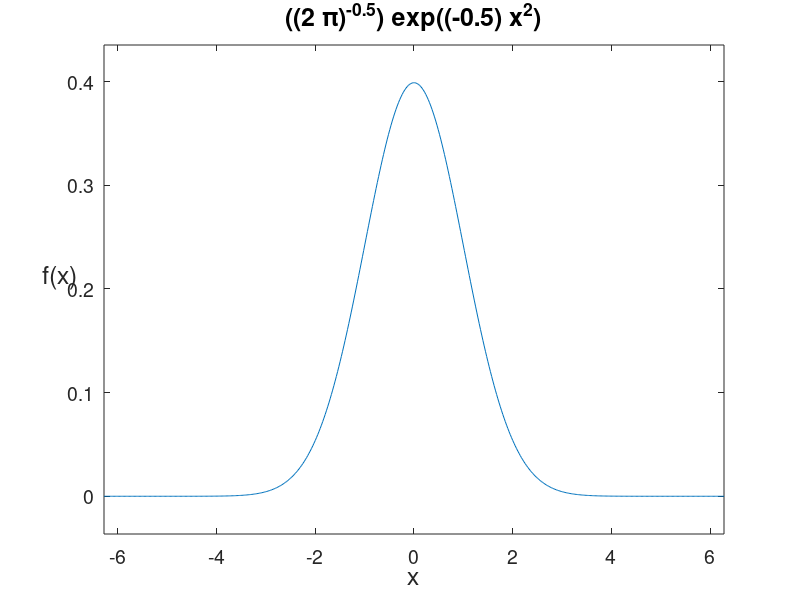
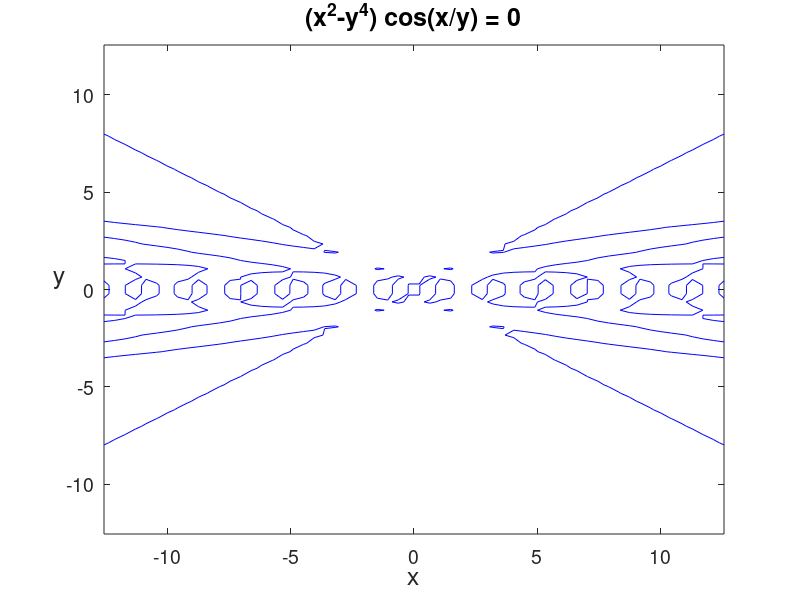

Write MATLAB code to recreate these figures, in order. (Note: this script raises an error after producing the figures.)
%% Matlab Course Session 4

%% Function Handle
fun = @(x)((2*pi).^(-0.5))*exp((-0.5)*x.^2);
figure,
ezplot(fun)
set(gca,'fontsize',14)
xlabel('x','fontsize',18)
ylabel('f(x)','fontsize',18,'rotation',360),
title('(({2} {\pi})^{-{0.5}}) {exp}((-{0.5}) {x}^{2})','fontsize',18);


%% Function Strings
figure,
ezplot('(x^2-y^4)*cos(x/y)',[-4*pi,4*pi]),
set(gca,'fontsize',14)
xlabel('x','fontsize',18)
ylabel('y','fontsize',18,'rotation',360)
title('({x}^{2}-{y}^{4}) {cos}({x}/{y}) = {0}','fontsize',18);
hndl=get(gca,'Children');
set(hndl,'LineWidth',0.5,'Color',[0 0 1]);

%% Portfolio Optimisation - Synthetic Data

nmax = 1e4;% first synthetic data
model1 = garch('Constant',0.01,'GARCH',0.1,'ARCH',0.1);
model2 = garch('Constant',0.01,'GARCH',0.2,'ARCH',0.2);
model3 = garch('Constant',0.01,'GARCH',0.3,'ARCH',0.3);
model4 = garch('Constant',0.01,'GARCH',0.4,'ARCH',0.4);
model5 = garch('Constant',0.01,'GARCH',0.5,'ARCH',0.1);
model6 = garch('Constant',0.01,'GARCH',0.1,'ARCH',0.7);

[x1,rreturns1] = simulate(model1,nmax);
[x2,rreturns2] = simulate(model2,nmax);
[x3,rreturns3] = simulate(model3,nmax);
[x4,rreturns4] = simulate(model4,nmax);
[x5,rreturns5] = simulate(model5,nmax);
[x6,rreturns6] = simulate(model6,nmax);

X  = [rreturns1,rreturns2,rreturns3,rreturns4,rreturns5,rreturns6];
NP = size(X,2);
xav = zeros(1,NP);
for i = 1:NP%normalise signals
    xav(i) = mean(X(:,i));
    X(:,i) = (X(:,i)-xav(i))./std(X(:,i));
end

cov_mat=cov(X);
cor_mat=corrcoef(X);
e = ones(1,NP);

r   = -0.001:0.00001:0.001;
Nr = length(r);
sig = zeros(1,Nr);
b = [zeros(NP,1);1;0];
w_space = zeros(NP,Nr);


A   = [cov_mat e' xav';e 0 0;xav 0 0];

for i=1:Nr                       % generate (r,sig)-space
    b(NP+2)=r(i);
    w=A\b;
    w0=w(1:NP);                   % Optimal wieght
    sig(i)=w0'*cov_mat*w0;        % risk
    w_space(:,i)=w0;
end

figure,
plot(sig,r);
xlabel('Risk, \sigma^2','fontsize',18),
ylabel('Return, R','fontsize',18);

%% Portfolio Optimisation - Real Data

price = hist_stock_data('27102005','todaydatestr','ADBE','AAPL','MSFT',...
    'PEP','KO','^NDX');
Ndays = length(price(1).Close);
Nassets = length(price);
X = zeros(Ndays-1,Nassets);
T = Ndays-1;
for i=1:Nassets
    price(i).Rreturn = price2ret(price(i).Close(end:-1:1));
    X(:,i) = price(i).Rreturn;
end


xav = zeros(1,Nassets);
for i = 1:Nassets%normalise signals
    xav(i) = mean(X(:,i));
    X(:,i) = (X(:,i)-xav(i))./std(X(:,i));
end

cov_mat=cov(X);
e = ones(1,Nassets);

r   = -0.001:0.0001:0.001;
Nr = length(r);
sig = zeros(1,Nr);
b = [zeros(Nassets,1);1;0];
w_space = zeros(Nassets,Nr);


A   = [cov_mat e' xav';e 0 0;xav 0 0];

for i=1:Nr,                       % generate (r,sig)-space
    b(Nassets+2)=r(i);
    w=A\b;
    w0=w(1:Nassets);                   % Optimal wieght
    sig(i)=w0'*cov_mat*w0;        % risk
    w_space(:,i)=w0;
end

figure,
plot(sig,r);
xlabel('Risk, \sigma^2','fontsize',18),
ylabel('Return, R','fontsize',18);

%% Coefficient of Determination
[cor_mat,P_ttest]=corrcoef(X);
coeff_of_determination = cor_mat.^2;

%% Stability of Correlations Matrix
ct1 = zeros(Nassets);
ct2 = zeros(Nassets);
w=0;
for t=1:250:(T-250)
    ct=corrcoef(X(t:t+250,:));
    ct1 = ct1+ct;
    ct2 = ct2+ct.^2;
    w=w+1;
end
P_windows_mean = ct1/w
P_windows_std = sqrt(ct2/w-P_windows_mean.^2)

pp = zeros(Nassets);
for t=1:1000 % permutations
    ct=corrcoef([X(randperm(T),1),X(randperm(T),2),X(randperm(T),3),...
        X(randperm(T),4),X(randperm(T),5),X(randperm(T),6)]);
    pp = pp + (abs(ct)>=abs(cor_mat));
end
P_ttest
P_permutation_test = pp/1000

%% Sharpe Ratio
sharpe_ratio=xav./std(X);
display(sprintf('sharpe_ratio_asset_1: %.9f', sharpe_ratio(1)))
display(sprintf('sharpe_ratio_asset_2: %.9f', sharpe_ratio(2)))
display(sprintf('sharpe_ratio_asset_3: %.9f', sharpe_ratio(3)))
display(sprintf('sharpe_ratio_asset_4: %.9f', sharpe_ratio(4)))
display(sprintf('sharpe_ratio_asset_5: %.9f', sharpe_ratio(5)))
display(sprintf('sharpe_ratio_asset_6: %.9f', sharpe_ratio(6)))


%% MSE Example

X = randn(3,3);
y = randn(3,1);
w = randn(3,1);
mse = mse_cost(X, y, w)
w_star = linreg(X,y)


%% Linear Regression
close all,

X = randn(1000,3);
y = X*[0.3;1.0;-0.3]+randn(1000,1);
mdl = fitlm(X,y)

%% Polyfit Example
clear all, close all,clc
display('Polynomial fitting');
x = [1,2,3,4]';
y = [3,2,0,5]';
figure,
plot(x,y,'*');
%map the data and perform linear regression
for k = 1:4
    xx = basis(x,k);
    w  = linreg(xx,y);
    c  = mse_cost(xx,y,w);
    display(sprintf('Bases dimensions: %g, MSE: %.2f', k, c))
end

%plot the data
xplot = linspace(0,5,100)';
%plot with 2-dimensional basis
k2bases = basis(xplot,2);
xx = basis(x,2);
w2 = linreg(xx,y);
yplot = k2bases*w2;
hold on
plot(xplot,yplot)
%plot with 4-dimenstional basis
k4bases = basis(xplot,4);
xx = basis(x,4);
w4 = linreg(xx,y);
yplot = k4bases*w4;

hold on
plot(xplot,yplot)
hold off

%% Unregularised Regression

close all,clear all,clc
%Start of the actual script
noise = 0.05;
%finishing number of data pts
no_data_pts = 100;
%increment in pts
inc = 5;
%Test points
no_test_pts = 100;

%three different polynomials to try and fit with
underfit_coeff = [0,1,1]; %order 2
close_coeff = [0,1,1,1]; %order 3
overfit_coeff = [0,1,1,1,1,1,1,1,1,1]; %order 9

%generate our data to learn
data_pts = generate_data(@f,noise,no_data_pts);
%generate our test data
test_pts = generate_data(@f,noise,no_test_pts);
x = linspace(0,1,1000);
y = f(x);
N_its = length(inc:inc:no_data_pts);
x_RMS = zeros(1,N_its);
y_RMS_data_under = zeros(1,N_its);
y_RMS_data_close = zeros(1,N_its);
y_RMS_data_over  = zeros(1,N_its);
y_RMS_test_under = zeros(1,N_its);
y_RMS_test_close = zeros(1,N_its);
y_RMS_test_over  = zeros(1,N_its);
%Loop through adding more data as we go to get better predictions
for d = inc:inc:no_data_pts
    underfit_coeff = fminsearch(@(c)unregularised_error(...
        data_pts(1:d,:),c),underfit_coeff);
    close_coeff = fminsearch(@(c)unregularised_error(...
        data_pts(1:d,:),c),close_coeff);
    overfit_coeff = fminsearch(@(c)unregularised_error(...
        data_pts(1:d,:),c),overfit_coeff);
    %plot our function predictions
    y_under=zeros(size(x));
    for j = 1:length(underfit_coeff)
        y_under = y_under + (x.^(j-1))*underfit_coeff(j);
    end
    y_close=zeros(size(x));
    for j = 1:length(close_coeff)
        y_close = y_close + (x.^(j-1))*close_coeff(j);
    end
    y_over=zeros(size(x));
    for j = 1:length(overfit_coeff)
        y_over =y_over + (x.^(j-1))*overfit_coeff(j);
    end
    k = d./inc;
    x_RMS(k) = d;
    y_RMS_data_under(k) = RMS_error(data_pts(1:d,:),underfit_coeff);
    y_RMS_data_close(k) = RMS_error(data_pts(1:d,:),close_coeff);
    y_RMS_data_over(k)  = RMS_error(data_pts(1:d,:),overfit_coeff);
    y_RMS_test_under(k) = RMS_error(test_pts,underfit_coeff);
    y_RMS_test_close(k) = RMS_error(test_pts,close_coeff);
    y_RMS_test_over(k)  = RMS_error(test_pts,overfit_coeff);
    
    %figure;
    subplot(2,2,1);
    plot(x,y_under,'b-',x,y,'g-',data_pts(1:d,1),data_pts(1:d,2),'ro');
    axis([0,1,-1.5,1.5]);
    title('d=2 Underfitting');
    subplot(2,2,2);
    plot(x,y_close,'b-',x,y,'g-',data_pts(1:d,1),data_pts(1:d,2),'ro');
    axis([0,1,-1.5,1.5]);
    title('d=3 close fitting')
    subplot(2,2,3);
    plot(x,y_over,'b-',x,y,'g-',data_pts(1:d,1),data_pts(1:d,2),'ro');
    axis([0,1,-1.5,1.5]);
    title('d=9 overfitting')
    subplot(2,2,4);
    plot(x_RMS,y_RMS_data_under,'bx-',x_RMS,y_RMS_test_under,'bx--',...
        x_RMS,y_RMS_data_close,'rx-',x_RMS,y_RMS_test_close,'rx--',...
        x_RMS,y_RMS_data_over,'gx-',x_RMS,y_RMS_test_over,'gx--');
    axis([0,length(data_pts),0,1]);
    title('RMS error')
    legend('d=2 - data', 'd=2 - test','d=3 - data','d=3 - test',...
        'd=9 - data','d=9 - test');
    %print(num2str(d),'-dpng');
    input('Press Enter to continue...\n');
end

%% Regularised Regression
close all,clear all,clc
%Start of the actual script
noise = 0.05;
%finishing number of data pts
no_data_pts = 100;
%increment in pts
inc = 5;
%Test points
no_test_pts = 100;
lambda = exp(-10);
%three different polynomials to try and fit with
underfit_coeff = [0,1,1]'; %order 2
close_coeff = [0,1,1,1]'; %order 3
overfit_coeff = [0,1,1,1,1,1,1,1,1,1]'; %order 9

%generate our data to learn
data_pts = generate_data(@f,noise,no_data_pts);
%generate our test data
test_pts = generate_data(@f,noise,no_test_pts);
x = linspace(0,1,1000);
y = f(x);
N_its = length(inc:inc:no_data_pts);
x_RMS = zeros(1,N_its);
y_RMS_data_under = zeros(1,N_its);
y_RMS_data_close = zeros(1,N_its);
y_RMS_data_over  = zeros(1,N_its);
y_RMS_test_under = zeros(1,N_its);
y_RMS_test_close = zeros(1,N_its);
y_RMS_test_over  = zeros(1,N_its);
%Loop through adding more data as we go to get better predictions
for d = inc:inc:no_data_pts
    underfit_coeff = fminsearch(@(c)regularised_error(...
        data_pts(1:d,:),c,lambda),underfit_coeff);
    close_coeff = fminsearch(@(c)regularised_error(...
        data_pts(1:d,:),c,lambda),close_coeff);
    overfit_coeff = fminsearch(@(c)regularised_error(...
        data_pts(1:d,:),c,lambda),overfit_coeff);
    %plot our function predictions
    y_under=zeros(size(x));
    for j = 1:length(underfit_coeff)
        y_under = y_under + (x.^(j-1))*underfit_coeff(j);
    end
    y_close=zeros(size(x));
    for j = 1:length(close_coeff)
        y_close = y_close + (x.^(j-1))*close_coeff(j);
    end
    y_over=zeros(size(x));
    for j = 1:length(overfit_coeff)
        y_over =y_over + (x.^(j-1))*overfit_coeff(j);
    end
    k = d./inc;
    x_RMS(k) = d;
    y_RMS_data_under(k) = RMS_error(data_pts(1:d,:),underfit_coeff);
    y_RMS_data_close(k) = RMS_error(data_pts(1:d,:),close_coeff);
    y_RMS_data_over(k)  = RMS_error(data_pts(1:d,:),overfit_coeff);
    y_RMS_test_under(k) = RMS_error(test_pts,underfit_coeff);
    y_RMS_test_close(k) = RMS_error(test_pts,close_coeff);
    y_RMS_test_over(k)  = RMS_error(test_pts,overfit_coeff);
    
    %figure;
    subplot(2,2,1);
    plot(x,y_under,'b-',x,y,'g-',data_pts(1:d,1),data_pts(1:d,2),'ro');
    axis([0,1,-1.5,1.5]);
    title('d=2 Underfitting');
    subplot(2,2,2);
    plot(x,y_close,'b-',x,y,'g-',data_pts(1:d,1),data_pts(1:d,2),'ro');
    axis([0,1,-1.5,1.5]);
    title('d=3 close fitting')
    subplot(2,2,3);
    plot(x,y_over,'b-',x,y,'g-',data_pts(1:d,1),data_pts(1:d,2),'ro');
    axis([0,1,-1.5,1.5]);
    title('d=9 overfitting')
    subplot(2,2,4);
    plot(x_RMS,y_RMS_data_under,'bx-',x_RMS,y_RMS_test_under,'bx--',...
        x_RMS,y_RMS_data_close,'rx-',x_RMS,y_RMS_test_close,'rx--',...
        x_RMS,y_RMS_data_over,'gx-',x_RMS,y_RMS_test_over,'gx--');
    axis([0,length(data_pts),0,1]);
    title('RMS error')
    legend('d=2 - data', 'd=2 - test','d=3 - data','d=3 - test',...
        'd=9 - data','d=9 - test');
    %print(num2str(d),'-dpng');
    input('Press Enter to continue...\n');
end

%% Sigmoid Function
close all,clear all;
clc
ezplot('1/(1+exp(-u))')


%% Binary Logistic Regression:
close all,clear all;
warning off;
clc

X = [0.30 0.05 -0.1 -0.05 0.6  0.0 -0.5  2.0  1.0  -0.4;   %yearly return
     1    2     3    2    1    1    3    2    1     3  ;   %credit rating
     0.02 0.08  0.05 0.09 0.04 0.07 0.02 0.01 0.01  0.03]';%debt/equity   
 
[N,D] =  size(X);
ntrials = ones(N,1);%number on trails
Y = [1 0 0 0 1 0 0 0 0 1]';
credit_dummy= dummyvar(X(:,2));
X(:,2)=[];
X = [X credit_dummy(:,1:end-1)];
[w dev stat] = glmfit( X, [Y ntrials], 'binomial', 'link', 'logit' );
yfit = glmval(w, X, 'logit', 'size', ntrials);
